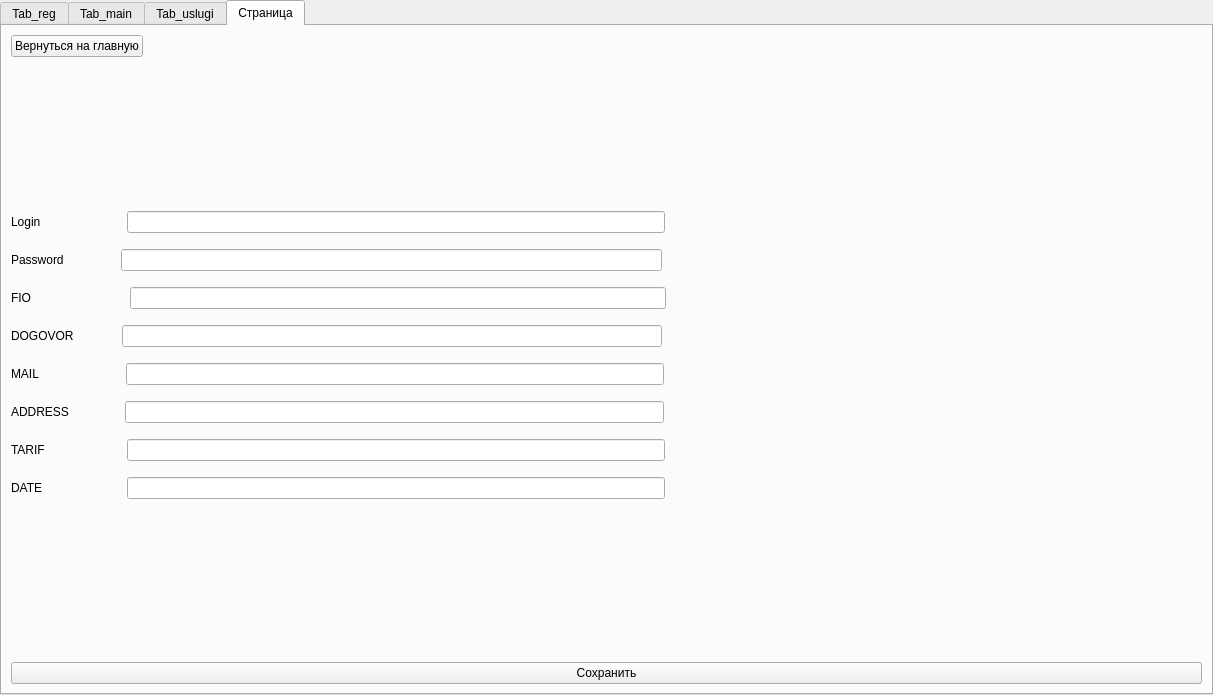
<?xml version="1.0" encoding="UTF-8"?>
<ui version="4.0">
 <class>MainWindow</class>
 <widget class="QMainWindow" name="MainWindow">
  <property name="geometry">
   <rect>
    <x>0</x>
    <y>0</y>
    <width>1213</width>
    <height>695</height>
   </rect>
  </property>
  <property name="windowTitle">
   <string>MainWindow</string>
  </property>
  <property name="layoutDirection">
   <enum>Qt::LeftToRight</enum>
  </property>
  <widget class="QWidget" name="centralwidget">
   <layout class="QGridLayout" name="gridLayout">
    <property name="leftMargin">
     <number>0</number>
    </property>
    <property name="topMargin">
     <number>0</number>
    </property>
    <property name="rightMargin">
     <number>0</number>
    </property>
    <property name="bottomMargin">
     <number>0</number>
    </property>
    <property name="spacing">
     <number>0</number>
    </property>
    <item row="0" column="0">
     <widget class="QTabWidget" name="tabWidget">
      <property name="minimumSize">
       <size>
        <width>500</width>
        <height>600</height>
       </size>
      </property>
      <property name="currentIndex">
       <number>3</number>
      </property>
      <widget class="QWidget" name="tab_login">
       <property name="minimumSize">
        <size>
         <width>600</width>
         <height>600</height>
        </size>
       </property>
       <attribute name="title">
        <string>Tab_reg</string>
       </attribute>
       <layout class="QGridLayout" name="gridLayout_5">
        <item row="2" column="1">
         <spacer name="verticalSpacer">
          <property name="orientation">
           <enum>Qt::Vertical</enum>
          </property>
          <property name="sizeHint" stdset="0">
           <size>
            <width>20</width>
            <height>40</height>
           </size>
          </property>
         </spacer>
        </item>
        <item row="1" column="1">
         <layout class="QVBoxLayout" name="verticalLayout_8">
          <item>
           <widget class="QLabel" name="label_enter_or_reg">
            <property name="sizePolicy">
             <sizepolicy hsizetype="Preferred" vsizetype="Fixed">
              <horstretch>0</horstretch>
              <verstretch>0</verstretch>
             </sizepolicy>
            </property>
            <property name="text">
             <string>Войти в сиcтему управления услугами</string>
            </property>
            <property name="alignment">
             <set>Qt::AlignHCenter|Qt::AlignTop</set>
            </property>
           </widget>
          </item>
          <item>
           <spacer name="verticalSpacer_3">
            <property name="orientation">
             <enum>Qt::Vertical</enum>
            </property>
            <property name="sizeHint" stdset="0">
             <size>
              <width>20</width>
              <height>40</height>
             </size>
            </property>
           </spacer>
          </item>
          <item>
           <widget class="QFrame" name="frame">
            <property name="sizePolicy">
             <sizepolicy hsizetype="Expanding" vsizetype="Expanding">
              <horstretch>0</horstretch>
              <verstretch>0</verstretch>
             </sizepolicy>
            </property>
            <property name="frameShape">
             <enum>QFrame::StyledPanel</enum>
            </property>
            <property name="frameShadow">
             <enum>QFrame::Raised</enum>
            </property>
            <layout class="QGridLayout" name="gridLayout_2">
             <item row="0" column="0">
              <layout class="QVBoxLayout" name="verticalLayout_7">
               <item>
                <layout class="QHBoxLayout" name="horizontalLayout_3">
                 <item>
                  <layout class="QVBoxLayout" name="verticalLayout">
                   <item>
                    <widget class="QLabel" name="label_login">
                     <property name="sizePolicy">
                      <sizepolicy hsizetype="Fixed" vsizetype="Fixed">
                       <horstretch>0</horstretch>
                       <verstretch>0</verstretch>
                      </sizepolicy>
                     </property>
                     <property name="text">
                      <string>Логин работника</string>
                     </property>
                     <property name="alignment">
                      <set>Qt::AlignLeading|Qt::AlignLeft|Qt::AlignVCenter</set>
                     </property>
                    </widget>
                   </item>
                   <item>
                    <spacer name="verticalSpacer_13">
                     <property name="orientation">
                      <enum>Qt::Vertical</enum>
                     </property>
                     <property name="sizeHint" stdset="0">
                      <size>
                       <width>20</width>
                       <height>40</height>
                      </size>
                     </property>
                    </spacer>
                   </item>
                   <item>
                    <widget class="QLabel" name="label_pass">
                     <property name="sizePolicy">
                      <sizepolicy hsizetype="Fixed" vsizetype="Fixed">
                       <horstretch>0</horstretch>
                       <verstretch>0</verstretch>
                      </sizepolicy>
                     </property>
                     <property name="text">
                      <string>Пароль</string>
                     </property>
                    </widget>
                   </item>
                  </layout>
                 </item>
                 <item>
                  <layout class="QVBoxLayout" name="verticalLayout_4">
                   <item>
                    <widget class="QLineEdit" name="leName">
                     <property name="sizePolicy">
                      <sizepolicy hsizetype="Fixed" vsizetype="Fixed">
                       <horstretch>0</horstretch>
                       <verstretch>0</verstretch>
                      </sizepolicy>
                     </property>
                     <property name="text">
                      <string/>
                     </property>
                    </widget>
                   </item>
                   <item>
                    <spacer name="verticalSpacer_14">
                     <property name="orientation">
                      <enum>Qt::Vertical</enum>
                     </property>
                     <property name="sizeHint" stdset="0">
                      <size>
                       <width>20</width>
                       <height>40</height>
                      </size>
                     </property>
                    </spacer>
                   </item>
                   <item>
                    <widget class="QLineEdit" name="lePass">
                     <property name="sizePolicy">
                      <sizepolicy hsizetype="Fixed" vsizetype="Fixed">
                       <horstretch>0</horstretch>
                       <verstretch>0</verstretch>
                      </sizepolicy>
                     </property>
                     <property name="echoMode">
                      <enum>QLineEdit::Password</enum>
                     </property>
                    </widget>
                   </item>
                  </layout>
                 </item>
                </layout>
               </item>
               <item>
                <spacer name="verticalSpacer_4">
                 <property name="orientation">
                  <enum>Qt::Vertical</enum>
                 </property>
                 <property name="sizeHint" stdset="0">
                  <size>
                   <width>20</width>
                   <height>40</height>
                  </size>
                 </property>
                </spacer>
               </item>
               <item>
                <widget class="QPushButton" name="pbEnter">
                 <property name="sizePolicy">
                  <sizepolicy hsizetype="Fixed" vsizetype="Fixed">
                   <horstretch>0</horstretch>
                   <verstretch>0</verstretch>
                  </sizepolicy>
                 </property>
                 <property name="maximumSize">
                  <size>
                   <width>100</width>
                   <height>50</height>
                  </size>
                 </property>
                 <property name="baseSize">
                  <size>
                   <width>0</width>
                   <height>0</height>
                  </size>
                 </property>
                 <property name="layoutDirection">
                  <enum>Qt::RightToLeft</enum>
                 </property>
                 <property name="text">
                  <string>Войти</string>
                 </property>
                 <property name="iconSize">
                  <size>
                   <width>16</width>
                   <height>16</height>
                  </size>
                 </property>
                 <property name="shortcut">
                  <string>Return</string>
                 </property>
                </widget>
               </item>
              </layout>
             </item>
            </layout>
           </widget>
          </item>
         </layout>
        </item>
        <item row="1" column="2">
         <spacer name="horizontalSpacer_2">
          <property name="orientation">
           <enum>Qt::Horizontal</enum>
          </property>
          <property name="sizeHint" stdset="0">
           <size>
            <width>40</width>
            <height>20</height>
           </size>
          </property>
         </spacer>
        </item>
        <item row="1" column="0">
         <spacer name="horizontalSpacer">
          <property name="orientation">
           <enum>Qt::Horizontal</enum>
          </property>
          <property name="sizeHint" stdset="0">
           <size>
            <width>40</width>
            <height>20</height>
           </size>
          </property>
         </spacer>
        </item>
        <item row="0" column="1">
         <spacer name="verticalSpacer_2">
          <property name="orientation">
           <enum>Qt::Vertical</enum>
          </property>
          <property name="sizeHint" stdset="0">
           <size>
            <width>20</width>
            <height>40</height>
           </size>
          </property>
         </spacer>
        </item>
       </layout>
      </widget>
      <widget class="QWidget" name="tab_main">
       <attribute name="title">
        <string>Tab_main</string>
       </attribute>
       <layout class="QGridLayout" name="gridLayout_3">
        <item row="0" column="0">
         <layout class="QVBoxLayout" name="verticalLayout_2">
          <item>
           <layout class="QHBoxLayout" name="horizontalLayout">
            <item>
             <widget class="QLabel" name="label_ClientDogovor">
              <property name="text">
               <string>Введите номер договора клиента</string>
              </property>
             </widget>
            </item>
            <item>
             <spacer name="horizontalSpacer_3">
              <property name="orientation">
               <enum>Qt::Horizontal</enum>
              </property>
              <property name="sizeType">
               <enum>QSizePolicy::Fixed</enum>
              </property>
              <property name="sizeHint" stdset="0">
               <size>
                <width>40</width>
                <height>20</height>
               </size>
              </property>
             </spacer>
            </item>
            <item>
             <widget class="QLineEdit" name="leDogovor">
              <property name="inputMask">
               <string/>
              </property>
             </widget>
            </item>
            <item>
             <spacer name="horizontalSpacer_8">
              <property name="orientation">
               <enum>Qt::Horizontal</enum>
              </property>
              <property name="sizeHint" stdset="0">
               <size>
                <width>40</width>
                <height>20</height>
               </size>
              </property>
             </spacer>
            </item>
           </layout>
          </item>
          <item>
           <spacer name="verticalSpacer_5">
            <property name="orientation">
             <enum>Qt::Vertical</enum>
            </property>
            <property name="sizeType">
             <enum>QSizePolicy::Preferred</enum>
            </property>
            <property name="sizeHint" stdset="0">
             <size>
              <width>20</width>
              <height>100</height>
             </size>
            </property>
           </spacer>
          </item>
          <item>
           <widget class="QPushButton" name="pbShowUslugi">
            <property name="maximumSize">
             <size>
              <width>16777215</width>
              <height>100</height>
             </size>
            </property>
            <property name="sizeIncrement">
             <size>
              <width>0</width>
              <height>0</height>
             </size>
            </property>
            <property name="baseSize">
             <size>
              <width>0</width>
              <height>0</height>
             </size>
            </property>
            <property name="text">
             <string>Просмотреть услуги клиента</string>
            </property>
            <property name="iconSize">
             <size>
              <width>16</width>
              <height>16</height>
             </size>
            </property>
           </widget>
          </item>
          <item>
           <spacer name="verticalSpacer_7">
            <property name="orientation">
             <enum>Qt::Vertical</enum>
            </property>
            <property name="sizeType">
             <enum>QSizePolicy::Preferred</enum>
            </property>
            <property name="sizeHint" stdset="0">
             <size>
              <width>20</width>
              <height>40</height>
             </size>
            </property>
           </spacer>
          </item>
          <item>
           <widget class="QPushButton" name="pbAddClient">
            <property name="maximumSize">
             <size>
              <width>16777215</width>
              <height>100</height>
             </size>
            </property>
            <property name="sizeIncrement">
             <size>
              <width>0</width>
              <height>0</height>
             </size>
            </property>
            <property name="baseSize">
             <size>
              <width>0</width>
              <height>0</height>
             </size>
            </property>
            <property name="text">
             <string>Добавить нового клиента</string>
            </property>
            <property name="iconSize">
             <size>
              <width>16</width>
              <height>16</height>
             </size>
            </property>
           </widget>
          </item>
          <item>
           <spacer name="verticalSpacer_9">
            <property name="orientation">
             <enum>Qt::Vertical</enum>
            </property>
            <property name="sizeType">
             <enum>QSizePolicy::Preferred</enum>
            </property>
            <property name="sizeHint" stdset="0">
             <size>
              <width>20</width>
              <height>40</height>
             </size>
            </property>
           </spacer>
          </item>
          <item>
           <widget class="QPushButton" name="pbAddUsluga">
            <property name="maximumSize">
             <size>
              <width>16777215</width>
              <height>100</height>
             </size>
            </property>
            <property name="sizeIncrement">
             <size>
              <width>0</width>
              <height>0</height>
             </size>
            </property>
            <property name="baseSize">
             <size>
              <width>0</width>
              <height>0</height>
             </size>
            </property>
            <property name="text">
             <string>Добавить новую услугу в список</string>
            </property>
            <property name="iconSize">
             <size>
              <width>16</width>
              <height>16</height>
             </size>
            </property>
           </widget>
          </item>
          <item>
           <spacer name="verticalSpacer_10">
            <property name="orientation">
             <enum>Qt::Vertical</enum>
            </property>
            <property name="sizeType">
             <enum>QSizePolicy::Preferred</enum>
            </property>
            <property name="sizeHint" stdset="0">
             <size>
              <width>20</width>
              <height>40</height>
             </size>
            </property>
           </spacer>
          </item>
          <item>
           <widget class="QPushButton" name="pbExit">
            <property name="maximumSize">
             <size>
              <width>16777215</width>
              <height>100</height>
             </size>
            </property>
            <property name="text">
             <string>Выйти из аккаунта</string>
            </property>
           </widget>
          </item>
         </layout>
        </item>
       </layout>
      </widget>
      <widget class="QWidget" name="tab_uslugi">
       <attribute name="title">
        <string>Tab_uslugi</string>
       </attribute>
       <layout class="QGridLayout" name="gridLayout_6">
        <item row="0" column="0">
         <layout class="QVBoxLayout" name="verticalLayout_10">
          <item>
           <layout class="QVBoxLayout" name="verticalLayout_9">
            <item>
             <widget class="QPushButton" name="pbBack">
              <property name="sizePolicy">
               <sizepolicy hsizetype="Fixed" vsizetype="Fixed">
                <horstretch>0</horstretch>
                <verstretch>0</verstretch>
               </sizepolicy>
              </property>
              <property name="maximumSize">
               <size>
                <width>16777215</width>
                <height>400</height>
               </size>
              </property>
              <property name="text">
               <string>Вернуться на главную</string>
              </property>
             </widget>
            </item>
            <item>
             <widget class="QLabel" name="lablel_Client">
              <property name="text">
               <string>Клиент:</string>
              </property>
              <property name="alignment">
               <set>Qt::AlignCenter</set>
              </property>
             </widget>
            </item>
            <item>
             <spacer name="verticalSpacer_11">
              <property name="orientation">
               <enum>Qt::Vertical</enum>
              </property>
              <property name="sizeHint" stdset="0">
               <size>
                <width>20</width>
                <height>40</height>
               </size>
              </property>
             </spacer>
            </item>
            <item>
             <layout class="QVBoxLayout" name="verticalLayout_3">
              <property name="topMargin">
               <number>20</number>
              </property>
              <property name="rightMargin">
               <number>0</number>
              </property>
              <property name="bottomMargin">
               <number>20</number>
              </property>
             </layout>
            </item>
           </layout>
          </item>
          <item>
           <spacer name="verticalSpacer_12">
            <property name="orientation">
             <enum>Qt::Vertical</enum>
            </property>
            <property name="sizeHint" stdset="0">
             <size>
              <width>20</width>
              <height>40</height>
             </size>
            </property>
           </spacer>
          </item>
          <item>
           <widget class="QPushButton" name="pbSaveChanges">
            <property name="text">
             <string>Сохранить изменения </string>
            </property>
           </widget>
          </item>
         </layout>
        </item>
       </layout>
      </widget>
      <widget class="QWidget" name="tab_addClient">
       <attribute name="title">
        <string>Страница</string>
       </attribute>
       <layout class="QGridLayout" name="gridLayout_4">
        <item row="0" column="0">
         <layout class="QVBoxLayout" name="verticalLayout_6">
          <item>
           <widget class="QPushButton" name="pb_ClientBack">
            <property name="sizePolicy">
             <sizepolicy hsizetype="Fixed" vsizetype="Fixed">
              <horstretch>0</horstretch>
              <verstretch>0</verstretch>
             </sizepolicy>
            </property>
            <property name="text">
             <string>Вернуться на главную</string>
            </property>
           </widget>
          </item>
          <item>
           <spacer name="verticalSpacer_6">
            <property name="orientation">
             <enum>Qt::Vertical</enum>
            </property>
            <property name="sizeHint" stdset="0">
             <size>
              <width>20</width>
              <height>40</height>
             </size>
            </property>
           </spacer>
          </item>
          <item>
           <layout class="QVBoxLayout" name="verticalLayout_5">
            <item>
             <layout class="QHBoxLayout" name="horizontalLayout_2">
              <property name="bottomMargin">
               <number>10</number>
              </property>
              <item>
               <widget class="QLabel" name="laClientLogin">
                <property name="tabletTracking">
                 <bool>false</bool>
                </property>
                <property name="text">
                 <string>Login</string>
                </property>
               </widget>
              </item>
              <item>
               <spacer name="horizontalSpacer_9">
                <property name="orientation">
                 <enum>Qt::Horizontal</enum>
                </property>
                <property name="sizeType">
                 <enum>QSizePolicy::Fixed</enum>
                </property>
                <property name="sizeHint" stdset="0">
                 <size>
                  <width>80</width>
                  <height>20</height>
                 </size>
                </property>
               </spacer>
              </item>
              <item>
               <widget class="QLineEdit" name="leClientLogin"/>
              </item>
              <item>
               <spacer name="horizontalSpacer_17">
                <property name="orientation">
                 <enum>Qt::Horizontal</enum>
                </property>
                <property name="sizeHint" stdset="0">
                 <size>
                  <width>40</width>
                  <height>20</height>
                 </size>
                </property>
               </spacer>
              </item>
             </layout>
            </item>
            <item>
             <layout class="QHBoxLayout" name="horizontalLayout_5">
              <property name="bottomMargin">
               <number>10</number>
              </property>
              <item>
               <widget class="QLabel" name="laClientPass">
                <property name="text">
                 <string>Password</string>
                </property>
               </widget>
              </item>
              <item>
               <spacer name="horizontalSpacer_10">
                <property name="orientation">
                 <enum>Qt::Horizontal</enum>
                </property>
                <property name="sizeType">
                 <enum>QSizePolicy::Fixed</enum>
                </property>
                <property name="sizeHint" stdset="0">
                 <size>
                  <width>51</width>
                  <height>20</height>
                 </size>
                </property>
               </spacer>
              </item>
              <item>
               <widget class="QLineEdit" name="leClientPass"/>
              </item>
              <item>
               <spacer name="horizontalSpacer_18">
                <property name="orientation">
                 <enum>Qt::Horizontal</enum>
                </property>
                <property name="sizeHint" stdset="0">
                 <size>
                  <width>40</width>
                  <height>20</height>
                 </size>
                </property>
               </spacer>
              </item>
             </layout>
            </item>
            <item>
             <layout class="QHBoxLayout" name="horizontalLayout_6">
              <property name="bottomMargin">
               <number>10</number>
              </property>
              <item>
               <widget class="QLabel" name="laClientFio">
                <property name="text">
                 <string>FIO</string>
                </property>
               </widget>
              </item>
              <item>
               <spacer name="horizontalSpacer_11">
                <property name="orientation">
                 <enum>Qt::Horizontal</enum>
                </property>
                <property name="sizeType">
                 <enum>QSizePolicy::Fixed</enum>
                </property>
                <property name="sizeHint" stdset="0">
                 <size>
                  <width>93</width>
                  <height>20</height>
                 </size>
                </property>
               </spacer>
              </item>
              <item>
               <widget class="QLineEdit" name="leClientFio"/>
              </item>
              <item>
               <spacer name="horizontalSpacer_19">
                <property name="orientation">
                 <enum>Qt::Horizontal</enum>
                </property>
                <property name="sizeHint" stdset="0">
                 <size>
                  <width>40</width>
                  <height>20</height>
                 </size>
                </property>
               </spacer>
              </item>
             </layout>
            </item>
            <item>
             <layout class="QHBoxLayout" name="horizontalLayout_7">
              <property name="bottomMargin">
               <number>10</number>
              </property>
              <item>
               <widget class="QLabel" name="laClientDog">
                <property name="text">
                 <string>DOGOVOR</string>
                </property>
               </widget>
              </item>
              <item>
               <spacer name="horizontalSpacer_12">
                <property name="orientation">
                 <enum>Qt::Horizontal</enum>
                </property>
                <property name="sizeType">
                 <enum>QSizePolicy::Fixed</enum>
                </property>
                <property name="sizeHint" stdset="0">
                 <size>
                  <width>42</width>
                  <height>20</height>
                 </size>
                </property>
               </spacer>
              </item>
              <item>
               <widget class="QLineEdit" name="leClientDog"/>
              </item>
              <item>
               <spacer name="horizontalSpacer_20">
                <property name="orientation">
                 <enum>Qt::Horizontal</enum>
                </property>
                <property name="sizeHint" stdset="0">
                 <size>
                  <width>40</width>
                  <height>20</height>
                 </size>
                </property>
               </spacer>
              </item>
             </layout>
            </item>
            <item>
             <layout class="QHBoxLayout" name="horizontalLayout_8">
              <property name="bottomMargin">
               <number>10</number>
              </property>
              <item>
               <widget class="QLabel" name="laClientMail">
                <property name="text">
                 <string>MAIL</string>
                </property>
               </widget>
              </item>
              <item>
               <spacer name="horizontalSpacer_13">
                <property name="orientation">
                 <enum>Qt::Horizontal</enum>
                </property>
                <property name="sizeType">
                 <enum>QSizePolicy::Fixed</enum>
                </property>
                <property name="sizeHint" stdset="0">
                 <size>
                  <width>81</width>
                  <height>20</height>
                 </size>
                </property>
               </spacer>
              </item>
              <item>
               <widget class="QLineEdit" name="leClientMail"/>
              </item>
              <item>
               <spacer name="horizontalSpacer_21">
                <property name="orientation">
                 <enum>Qt::Horizontal</enum>
                </property>
                <property name="sizeHint" stdset="0">
                 <size>
                  <width>40</width>
                  <height>20</height>
                 </size>
                </property>
               </spacer>
              </item>
             </layout>
            </item>
            <item>
             <layout class="QHBoxLayout" name="horizontalLayout_9">
              <property name="bottomMargin">
               <number>10</number>
              </property>
              <item>
               <widget class="QLabel" name="laClientAddress">
                <property name="text">
                 <string>ADDRESS</string>
                </property>
               </widget>
              </item>
              <item>
               <spacer name="horizontalSpacer_14">
                <property name="orientation">
                 <enum>Qt::Horizontal</enum>
                </property>
                <property name="sizeType">
                 <enum>QSizePolicy::Fixed</enum>
                </property>
                <property name="sizeHint" stdset="0">
                 <size>
                  <width>50</width>
                  <height>20</height>
                 </size>
                </property>
               </spacer>
              </item>
              <item>
               <widget class="QLineEdit" name="leClientAddress"/>
              </item>
              <item>
               <spacer name="horizontalSpacer_22">
                <property name="orientation">
                 <enum>Qt::Horizontal</enum>
                </property>
                <property name="sizeHint" stdset="0">
                 <size>
                  <width>40</width>
                  <height>20</height>
                 </size>
                </property>
               </spacer>
              </item>
             </layout>
            </item>
            <item>
             <layout class="QHBoxLayout" name="horizontalLayout_10">
              <property name="bottomMargin">
               <number>10</number>
              </property>
              <item>
               <widget class="QLabel" name="laClientTarif">
                <property name="text">
                 <string>TARIF</string>
                </property>
               </widget>
              </item>
              <item>
               <spacer name="horizontalSpacer_15">
                <property name="orientation">
                 <enum>Qt::Horizontal</enum>
                </property>
                <property name="sizeType">
                 <enum>QSizePolicy::Fixed</enum>
                </property>
                <property name="sizeHint" stdset="0">
                 <size>
                  <width>76</width>
                  <height>20</height>
                 </size>
                </property>
               </spacer>
              </item>
              <item>
               <widget class="QLineEdit" name="leClientTarif"/>
              </item>
              <item>
               <spacer name="horizontalSpacer_23">
                <property name="orientation">
                 <enum>Qt::Horizontal</enum>
                </property>
                <property name="sizeHint" stdset="0">
                 <size>
                  <width>40</width>
                  <height>20</height>
                 </size>
                </property>
               </spacer>
              </item>
             </layout>
            </item>
            <item>
             <layout class="QHBoxLayout" name="horizontalLayout_11">
              <property name="bottomMargin">
               <number>10</number>
              </property>
              <item>
               <widget class="QLabel" name="laClientDate">
                <property name="text">
                 <string>DATE</string>
                </property>
               </widget>
              </item>
              <item>
               <spacer name="horizontalSpacer_16">
                <property name="orientation">
                 <enum>Qt::Horizontal</enum>
                </property>
                <property name="sizeType">
                 <enum>QSizePolicy::Fixed</enum>
                </property>
                <property name="sizeHint" stdset="0">
                 <size>
                  <width>78</width>
                  <height>20</height>
                 </size>
                </property>
               </spacer>
              </item>
              <item>
               <widget class="QLineEdit" name="leClientDate"/>
              </item>
              <item>
               <spacer name="horizontalSpacer_24">
                <property name="orientation">
                 <enum>Qt::Horizontal</enum>
                </property>
                <property name="sizeHint" stdset="0">
                 <size>
                  <width>40</width>
                  <height>20</height>
                 </size>
                </property>
               </spacer>
              </item>
             </layout>
            </item>
           </layout>
          </item>
          <item>
           <spacer name="verticalSpacer_8">
            <property name="orientation">
             <enum>Qt::Vertical</enum>
            </property>
            <property name="sizeHint" stdset="0">
             <size>
              <width>20</width>
              <height>40</height>
             </size>
            </property>
           </spacer>
          </item>
          <item>
           <widget class="QPushButton" name="pbClientSave">
            <property name="maximumSize">
             <size>
              <width>16777215</width>
              <height>16777215</height>
             </size>
            </property>
            <property name="text">
             <string>Сохранить</string>
            </property>
           </widget>
          </item>
         </layout>
        </item>
       </layout>
      </widget>
     </widget>
    </item>
   </layout>
  </widget>
 </widget>
 <resources/>
 <connections/>
</ui>
